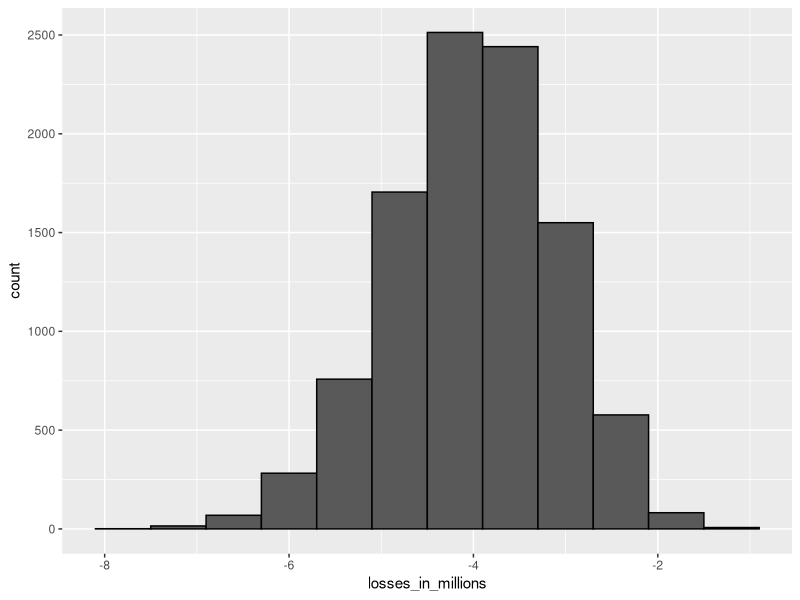

This figure's R source:
#Interest Rate Sampling Model
n <- 1000
loss_per_foreclosure <- -200000
p <- 0.02
defaults <- sample( c(0,1), n, prob=c(1-p, p), replace = TRUE)
sum(defaults * loss_per_foreclosure)

#Interest Rate sampling based on Monto Carlo
B <- 10000
losses <- replicate(B, {
  defaults <- sample( c(0,1), n, prob=c(1-p, p), replace = TRUE) 
  sum(defaults * loss_per_foreclosure)
})
B
#Plotting expected losses
library(tidyverse)
data.frame(losses_in_millions = losses/10^6) %>%
  ggplot(aes(losses_in_millions)) +
  geom_histogram(binwidth = 0.6, col = "black")

#Expected value and standard error of the sum of 1,000 loans
n*(p*loss_per_foreclosure + (1-p)*0)    # expected value 
sqrt(n)*abs(loss_per_foreclosure)*sqrt(p*(1-p))    # standard error

#Calculating interest rates for expected value of 0
x = - loss_per_foreclosure*p/(1-p)
x

x/180000

#Calculating interest rate for 1% probability of losing money
l <- loss_per_foreclosure
z <- qnorm(0.01)
x <- -l*( n*p - z*sqrt(n*p*(1-p)))/ ( n*(1-p) + z*sqrt(n*p*(1-p)))/x
x/180000    # interest rate
loss_per_foreclosure*p + x*(1-p)    # expected value of the profit per loan
n*(loss_per_foreclosure*p + x*(1-p)) # expected value of the profit over n loans


#Monte Carlo simulation for 1% probability of losing money
B <- 100000
profit <- replicate(B, {
  draws <- sample( c(x, loss_per_foreclosure), n, 
                   prob=c(1-p, p), replace = TRUE) 
  sum(draws)
})
mean(profit)    # expected value of the profit over n loans
mean(profit<0)    # probability of losing money